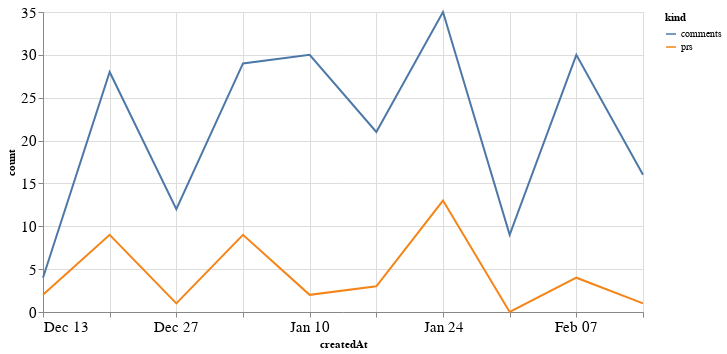

Write notebook code for a chart like this one.
### Code cell
alt.Chart(total_time, width=600).mark_line().encode(
    x='createdAt',
    y='count',
    color='kind'
)

### Figure 1 — Vega-Lite specification as saved in the notebook (floating-point values rounded to 4 significant figures)
{"config": {"axisLeft": {"labelFontSize": 15}, "axisBottom": {"labelFontSize": 15}}, "data": {"name": "data-68fa87e4b9b41aca5d0f408a6ed8ccf6"}, "mark": "line", "encoding": {"color": {"type": "nominal", "field": "kind"}, "x": {"type": "temporal", "field": "createdAt"}, "y": {"type": "quantitative", "field": "count"}}, "width": 600, "$schema": "https://vega.github.io/schema/vega-lite/v4.8.1.json", "datasets": {"data-68fa87e4b9b41aca5d0f408a6ed8ccf6": [{"createdAt": "2020-12-13T00:00:00", "kind": "prs", "count": 2}, {"createdAt": "2020-12-20T00:00:00", "kind": "prs", "count": 9}, {"createdAt": "2020-12-27T00:00:00", "kind": "prs", "count": 1}, {"createdAt": "2021-01-03T00:00:00", "kind": "prs", "count": 9}, {"createdAt": "2021-01-10T00:00:00", "kind": "prs", "count": 2}, {"createdAt": "2021-01-17T00:00:00", "kind": "prs", "count": 3}, {"createdAt": "2021-01-24T00:00:00", "kind": "prs", "count": 13}, {"createdAt": "2021-01-31T00:00:00", "kind": "prs", "count": 0}, {"createdAt": "2021-02-07T00:00:00", "kind": "prs", "count": 4}, {"createdAt": "2021-02-14T00:00:00", "kind": "prs", "count": 1}, {"createdAt": "2020-12-13T00:00:00", "kind": "comments", "count": 4}, {"createdAt": "2020-12-20T00:00:00", "kind": "comments", "count": 28}, {"createdAt": "2020-12-27T00:00:00", "kind": "comments", "count": 12}, {"createdAt": "2021-01-03T00:00:00", "kind": "comments", "count": 29}, {"createdAt": "2021-01-10T00:00:00", "kind": "comments", "count": 30}, {"createdAt": "2021-01-17T00:00:00", "kind": "comments", "count": 21}, {"createdAt": "2021-01-24T00:00:00", "kind": "comments", "count": 35}, {"createdAt": "2021-01-31T00:00:00", "kind": "comments", "count": 9}, {"createdAt": "2021-02-07T00:00:00", "kind": "comments", "count": 30}, {"createdAt": "2021-02-14T00:00:00", "kind": "comments", "count": 16}]}}
